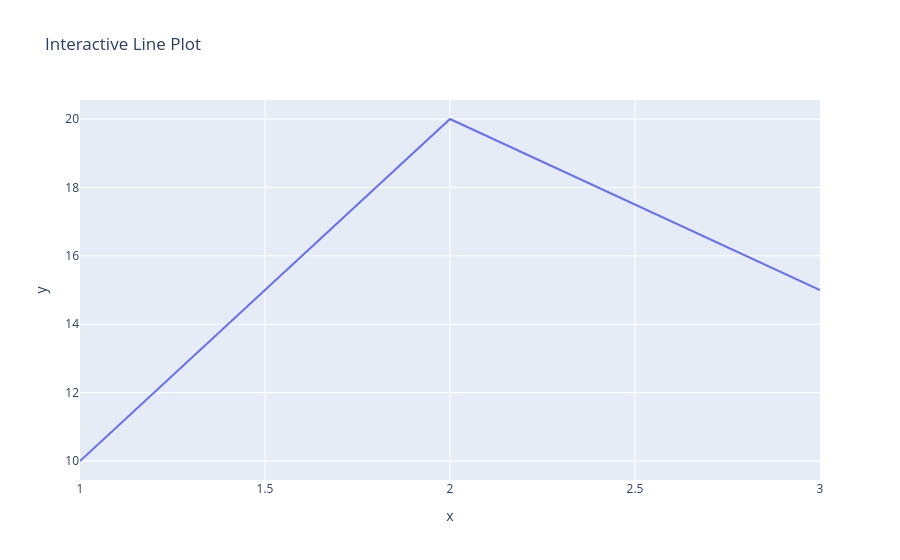

Here is the notebook cell this chart was saved with:
### Code cell
fig = px.line(df, x="x", y="y", title="Interactive Line Plot")
fig.show()

### Figure 1 — Plotly figure (JSON) as saved in the notebook; plotly's stock layout.template omitted (floating-point values rounded to 4 significant figures)
{"data": [{"hovertemplate": "x=%{x}<br>y=%{y}<extra></extra>", "legendgroup": "", "line": {"color": "#636efa", "dash": "solid"}, "marker": {"symbol": "circle"}, "mode": "lines", "name": "", "orientation": "v", "showlegend": false, "type": "scatter", "x": [1, 2, 3], "xaxis": "x", "y": [10, 20, 15], "yaxis": "y"}], "layout": {"legend": {"tracegroupgap": 0}, "title": {"text": "Interactive Line Plot"}, "xaxis": {"anchor": "y", "domain": [0, 1], "title": {"text": "x"}}, "yaxis": {"anchor": "x", "domain": [0, 1], "title": {"text": "y"}}}}
